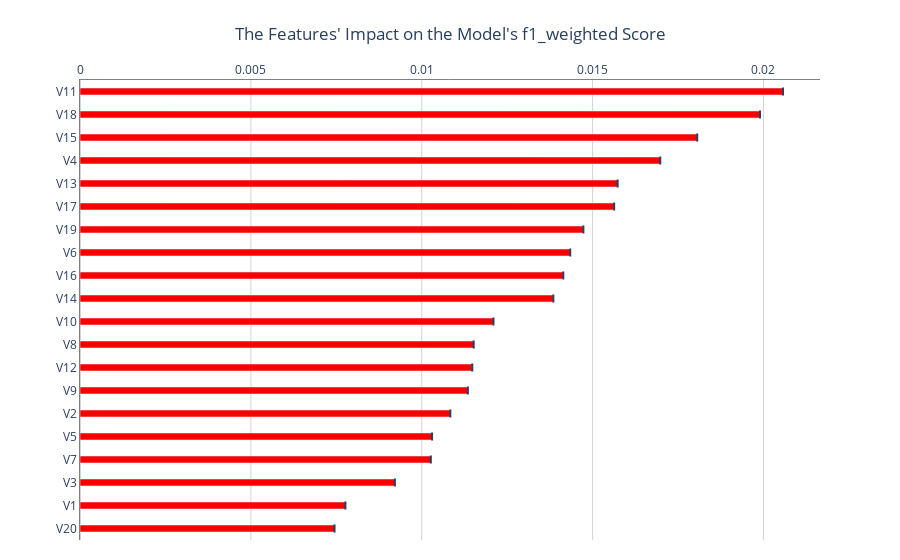

Write notebook code for a chart like this one.
### Markdown cell above
<a id='MLX-changing'></a>
#### Changing the number of iterations

One can modify the number of iterations `n_iter` used to evaluate the global importance of the model, or the local importance of a prediction.

Increasing `n_iter` requires a linear increase in computation time. It however provides more
accurate importance estimates, thereby decreasing the variance in repeated calls to
`explain_model`/`explain_prediction`.

The default value is auto, which selects a suitable default value based on the choice of
the method of explanation. Decreasing the number of iterations to 1 also means that the confidence intervals are no longer available.

In this example, because we are explaining a different model, the order of the most important features has changed.

### Code cell
result_explain_model_increase_n_iter = explainer_pyod.explain_model(n_iter=1)
result_explain_model_increase_n_iter.show_in_notebook()

### Figure 1 — Plotly figure (JSON) as saved in the notebook; plotly's stock layout.template omitted (floating-point values rounded to 4 significant figures)
{"data": [{"error_x": {"array": [null, null, null, null, null, null, null, null, null, null, null, null, null, null, null, null, null, null, null, null], "arrayminus": [null, null, null, null, null, null, null, null, null, null, null, null, null, null, null, null, null, null, null, null], "type": "data"}, "legendgroup": "None", "marker": {"color": "rgb(248,0,0)"}, "orientation": "h", "showlegend": false, "text": "", "textposition": "outside", "type": "bar", "width": 0.3, "x": [0.02057, 0.0199, 0.01806, 0.01698, 0.01573, 0.01563, 0.01473, 0.01435, 0.01414, 0.01385, 0.0121, 0.01152, 0.01148, 0.01135, 0.01084, 0.0103, 0.01027, 0.009215, 0.007767, 0.007448], "y": ["V11", "V18", "V15", "V4", "V13", "V17", "V19", "V6", "V16", "V14", "V10", "V8", "V12", "V9", "V2", "V5", "V7", "V3", "V1", "V20"]}], "layout": {"autosize": true, "margin": {"b": 20, "t": 80}, "plot_bgcolor": "rgba(0, 0, 0, 0)", "title": {"text": "The Features' Impact on the Model's f1_weighted Score", "x": 0.5}, "xaxis": {"autorange": true, "categoryorder": "total ascending", "gridcolor": "LightGrey", "linecolor": "Grey", "linewidth": 1, "mirror": false, "range": [0, 0.02165], "showline": true, "showticklabels": true, "side": "top", "type": "linear", "visible": true, "zeroline": true, "zerolinecolor": "DarkGrey", "zerolinewidth": 1}, "yaxis": {"autorange": true, "categoryorder": "total ascending", "gridcolor": "rgba(0, 0, 0, 0)", "linecolor": "Grey", "linewidth": 1, "mirror": false, "range": [-0.5, 19.5], "showline": true, "showticklabels": true, "side": "left", "type": "category", "visible": true, "zeroline": true, "zerolinecolor": "DarkGrey", "zerolinewidth": 1}}}
